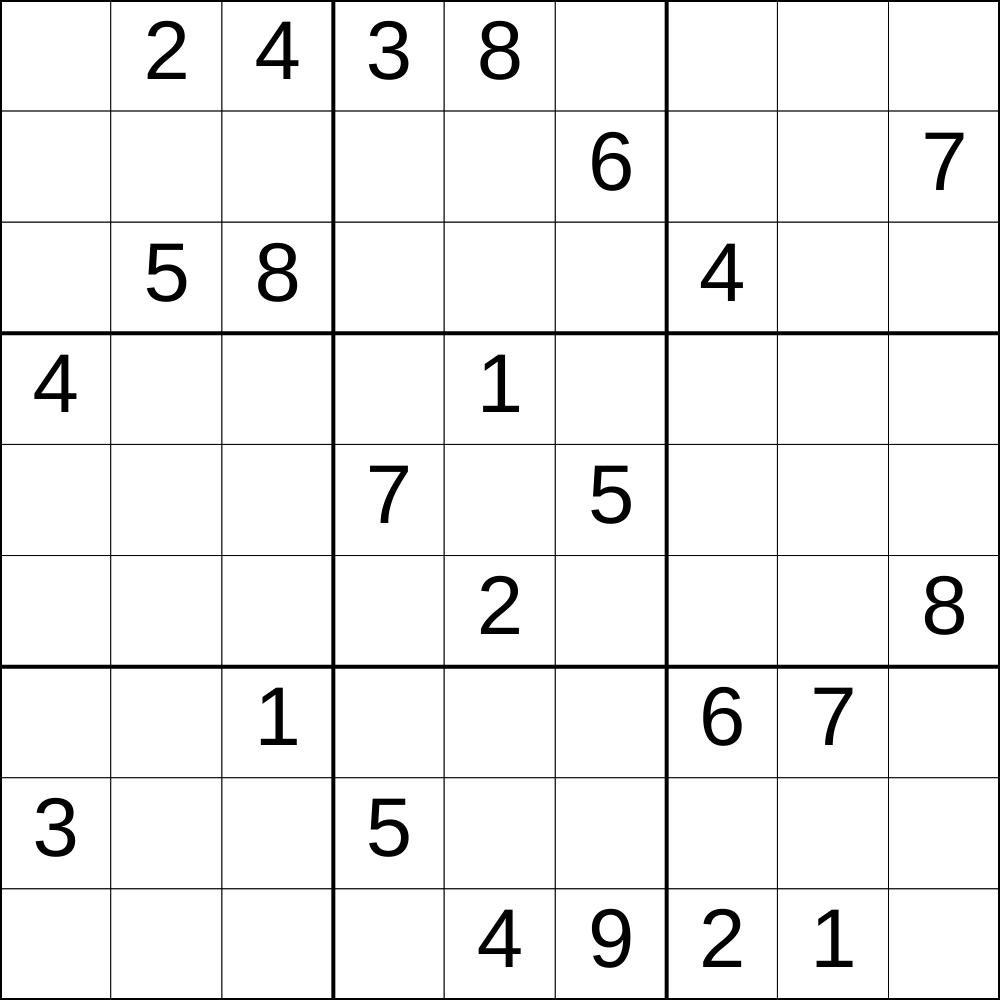
Frame 1 (no input)
Frame 60 (no input): identical to frame 1, image omitted
Frame 120 (the mouse pressed at the canvas centre since frame 60): identical to frame 1, image omitted

The p5.js sketch that drew this single still picture (run headless with seeded random() and noise() and a simulated clock; from frame 60 on, the mouse is pressed at the canvas centre):

// p5.js sketch
// ── sketch.js
// Sudoku demo

let initialGrid = [
  [0, 2, 4, 3, 8, 0, 0, 0, 0],
  [0, 0, 0, 0, 0, 6, 0, 0, 7],
  [0, 5, 8, 0, 0, 0, 4, 0, 0],
  [4, 0, 0, 0, 1, 0, 0, 0, 0],
  [0, 0, 0, 7, 0, 5, 0, 0, 0],
  [0, 0, 0, 0, 2, 0, 0, 0, 8],
  [0, 0, 1, 0, 0, 0, 6, 7, 0],
  [3, 0, 0, 5, 0, 0, 0, 0, 0],
  [0, 0, 0, 0, 4, 9, 2, 1, 0]
];

let solvedGrid = [
  [6, 2, 4, 3, 8, 7, 5, 9, 1],
  [1, 3, 9, 4, 5, 6, 8, 2, 7],
  [7, 5, 8, 1, 9, 2, 4, 3, 6],
  [4, 9, 6, 8, 1, 3, 7, 5, 2],
  [2, 8, 3, 7, 6, 5, 1, 4, 9],
  [5, 1, 7, 9, 2, 4, 3, 6, 8],
  [9, 4, 1, 2, 3, 8, 6, 7, 5],
  [3, 6, 2, 5, 7, 1, 9, 8, 4],
  [8, 7, 5, 6, 4, 9, 2, 1, 3]
];

let gridDimensions = 9;

let cellSize;

let grid;

function setup() {
  if (windowWidth > windowHeight) {
    createCanvas(windowHeight, windowHeight);
  }
  else {
    createCanvas(windowWidth, windowWidth);
  }
  grid  = initialGrid;
  cellSize = width/gridDimensions;
}

function draw() {
  background(220);
  displayGrid();

}

function displayGrid() {
  for (let y=0; y<gridDimensions; y++) {
    for (let x=0; x<gridDimensions; x++) {
      fill("white");
      strokeWeight(1);
      rect(x*cellSize, y*cellSize, cellSize, cellSize);
      
      fill("black");
      textSize(cellSize*0.75);
      textAlign(CENTER, CENTER);
      if (grid[y][x] !== 0){
        text(grid[y][x], x*cellSize+cellSize/2, y*cellSize+cellSize/2);

      }
    }
  }

  drawCageLines();

}

function drawCageLines() {
  strokeWeight(4);

  for (let location=0; location <=9; location+=3) {
    line(0, location*cellSize, width, location*cellSize);
    line(location*cellSize, 0, location*cellSize, height);
  }
}

function mouseClicked(){
  swap();
}

function swap() {
  if (grid === initialGrid) {
    grid = solvedGrid;
  }
  else if ( grid === solvedGrid) {
    grid = initialGrid;
  }
}
